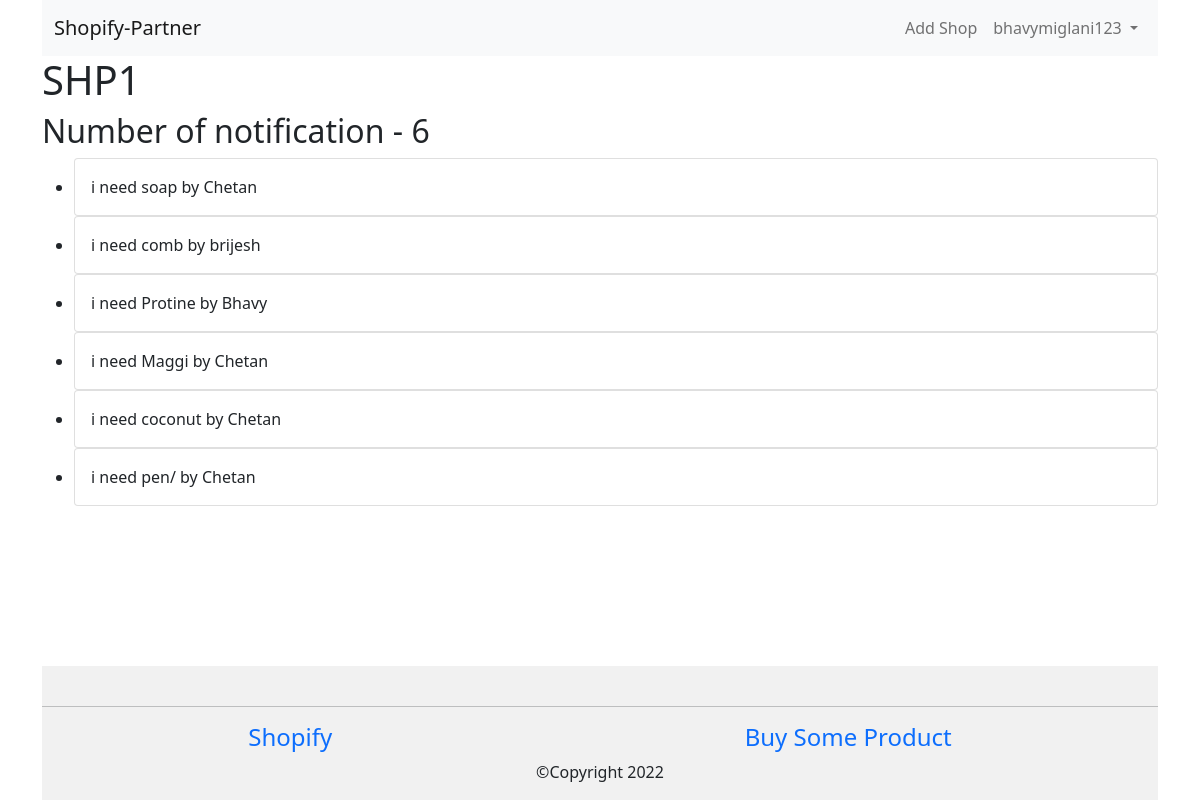
The app's page /partner_with_us/my_shop/3/notification/ (signed in), older data.
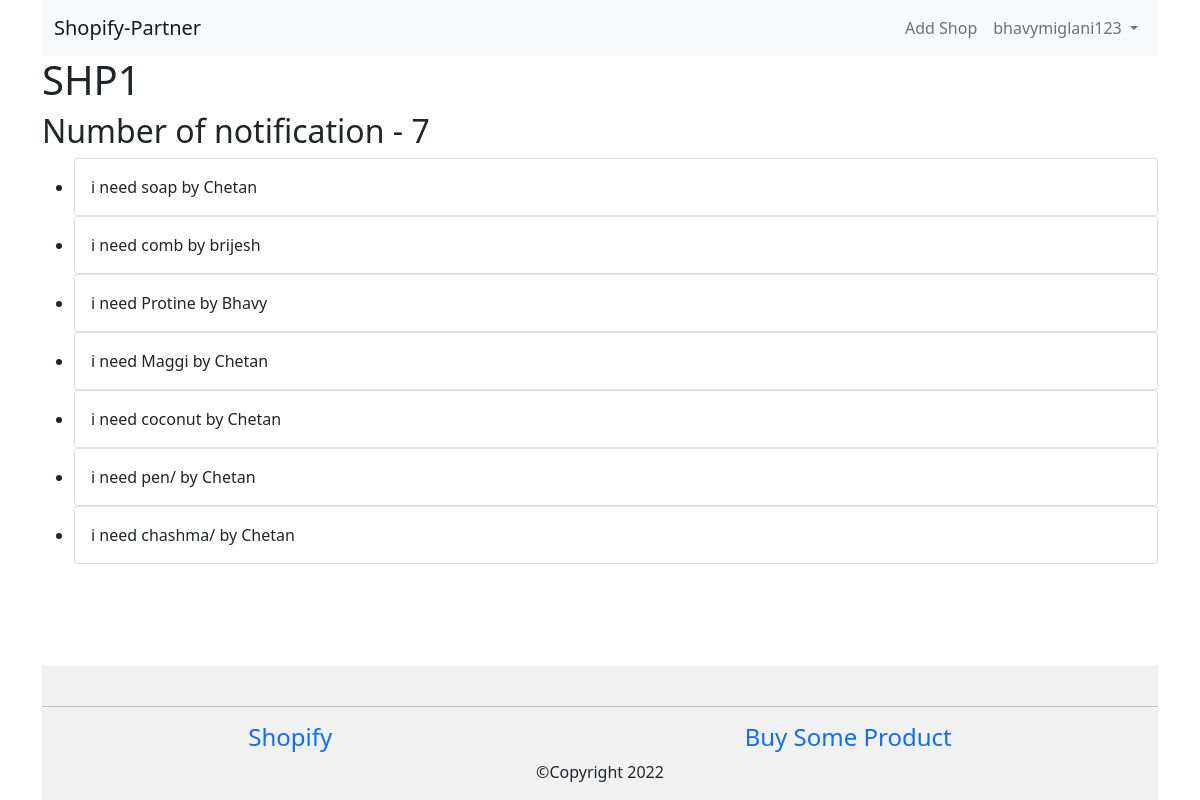
The same page, newer data.
### shopowner/models.py (models this page shows, shortened)
class Notification(models.Model):
    message = models.TextField(null=True)
    tag = models.CharField(max_length=50, default="review")
    customer = models.ForeignKey(
        Customer, on_delete=models.CASCADE, default="")
    shop = models.ForeignKey(Shop, on_delete=models.CASCADE, default="")

### customer/models.py (models this page shows, shortened)
class Customer(models.Model):
    GENDER = (
        ('M', 'Male'),
        ('F', 'Female'),
        ('O', 'Other')
    )
    name = models.CharField(verbose_name="Name", max_length=100, null=True)
    email = models.EmailField(verbose_name="Email", max_length=100)
    password = models.CharField(verbose_name="Passowrd", max_length=100)
    age = models.IntegerField(verbose_name="Age", null=True)
    contact_number = models.CharField(
        verbose_name="Contact Number", max_length=13, null=True)
    address = models.CharField(
        verbose_name="Address", max_length=200, null=True)
    city = models.CharField(verbose_name="City", max_length=50, null=True)
    state = models.CharField(verbose_name="State", max_length=50, null=True)
    gender = models.CharField(verbose_name="Gender",
                              max_length=1, choices=GENDER, null=True)
    image = models.ImageField(
        upload_to="customer/images", default="customer/images/custdefault.jpg")

### shopowner/views.py (the view)
@login_required(login_url="partner_with_us/login")
def shop_notification(request, shopid):
    s = Shop.objects.get(id=shopid)
    notification = Notification.objects.filter(shop=s)
    notifications_count = notification.count()
    return render(request, "shopowner/shop_notification.html", {
        'user': request.user,
        'shop': s,
        'notifications': notification,
        'notifications_count': notifications_count,
    })

### shopowner/templates/shopowner/shop_notification.html (shortened to what this page needs)
{% extends 'shopowner/base.html' %}
{% block content %}
    <h1>{{shop.name}}</h1>
    {% ifequal notifications_count 0 %}
       <h3>
           No Notification or request available for now.
       </h3>
    {% else %}
      <h2>Number of notification - {{notifications_count}}</h2>
      <ul>
       {% for nf in notifications %}
       <li>
        <div class="card">
          <div class="card-body">
            {{nf.message}} by {{nf.customer.name}}
          </div>
        </div>
        </li>
       {% endfor %}
      </ul>
    {% endifequal %}
{% endblock content %}

Row changes from the older to the newer data that the page shows:
added Notification: message "i need chashma/", customer.name "Chetan"
Text that changed along with them:
{{ notifications_count }}: "6" → "7"
